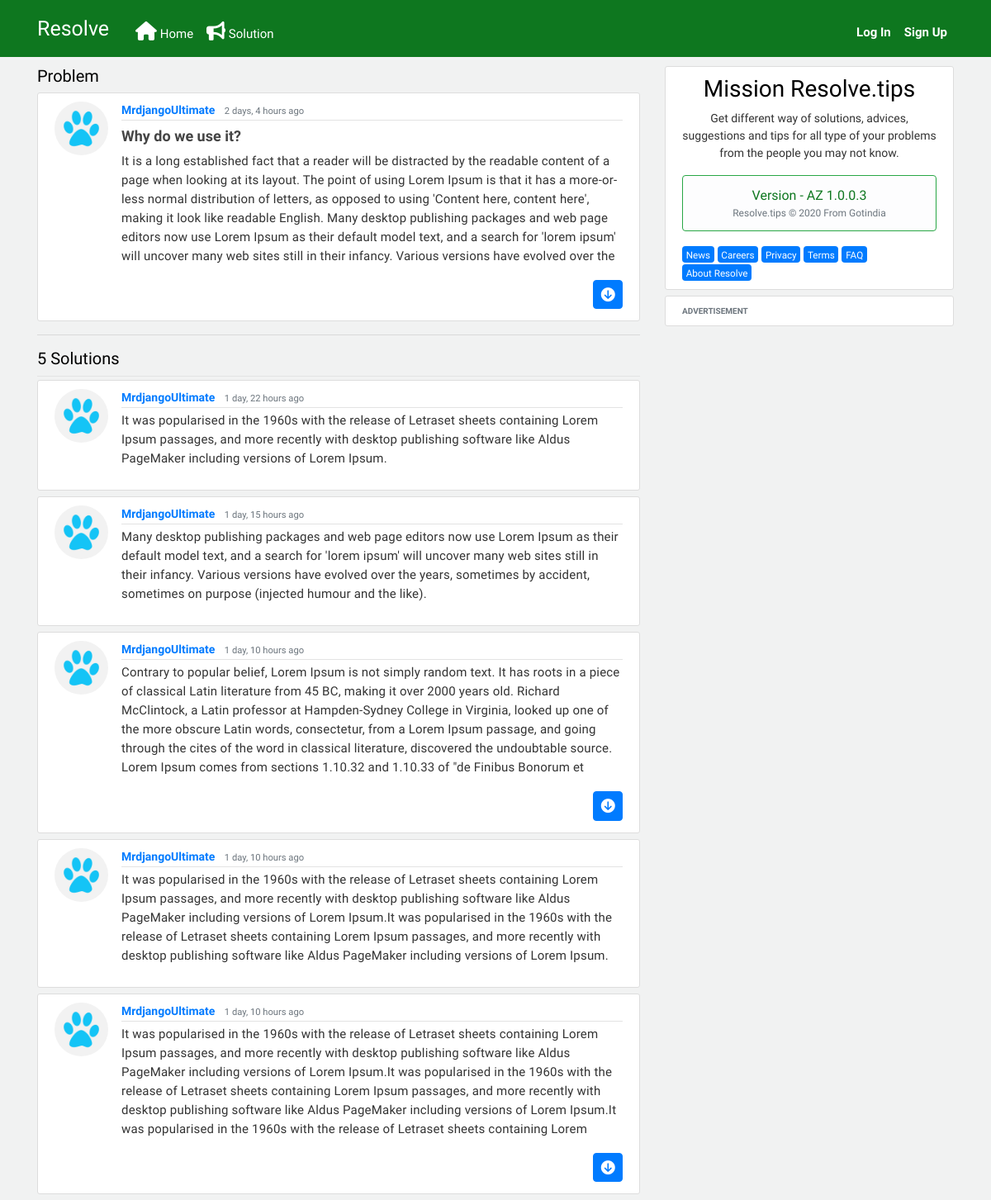
/post/1/, run on an earlier commit of the app's database.
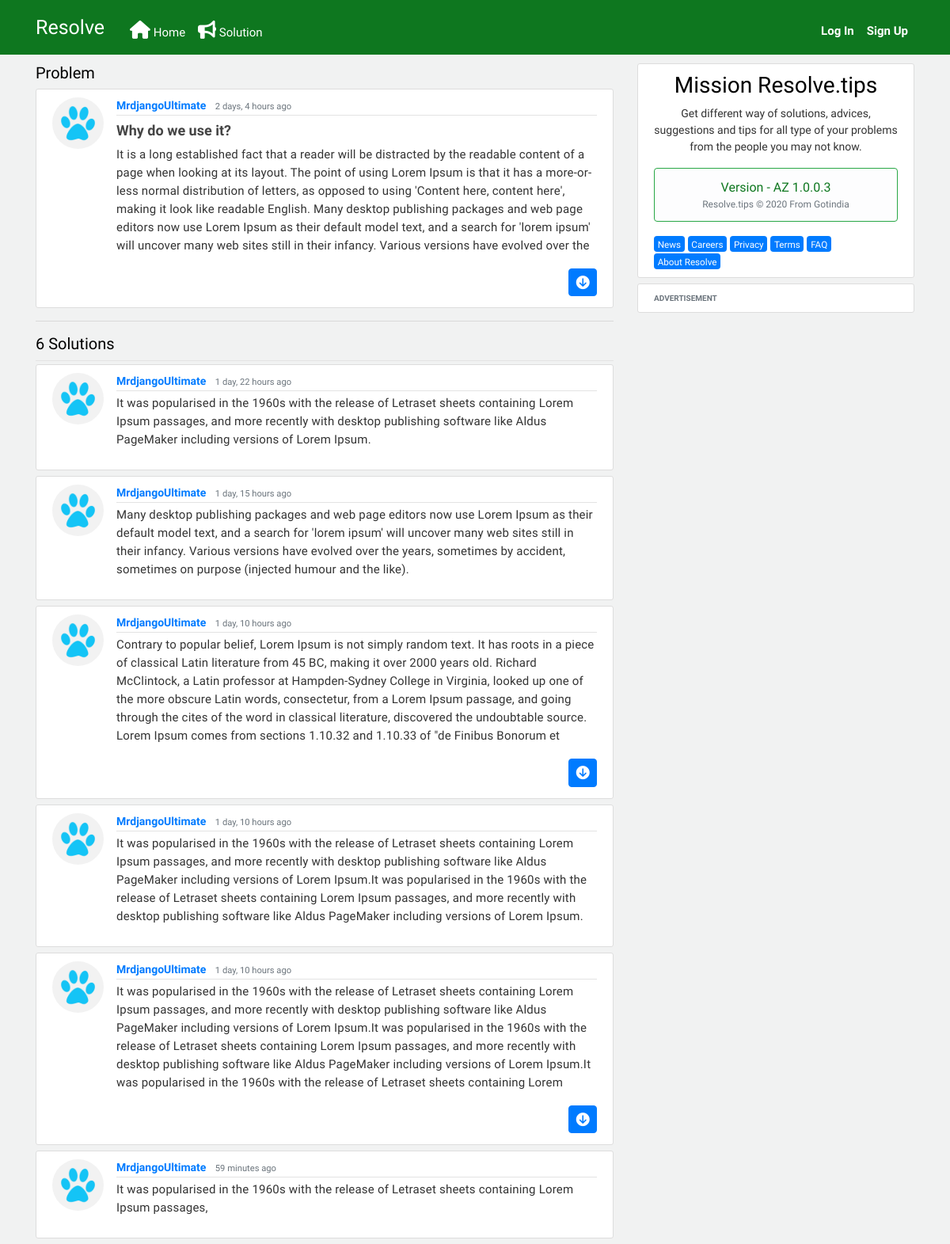
And on a later commit of the database.
### feeds/models.py (models this page shows, shortened)
class Post(models.Model):
    title = models.CharField(max_length=300)
    content = models.TextField()
    date_posted = models.DateTimeField(default=timezone.now)
    author = models.ForeignKey(User, on_delete=models.CASCADE)
    slug = models.SlugField(max_length=250, null=True, blank=True)

class Solution(models.Model):
    post = models.ForeignKey(Post, on_delete=models.CASCADE, related_name='solutions')
    author = models.ForeignKey(User, on_delete=models.CASCADE)
    solution = models.TextField()
    created_date = models.DateTimeField(default=timezone.now)

### users/models.py (models this page shows, shortened)
class Profile(models.Model):
    user = models.OneToOneField(User, on_delete=models.CASCADE)
    image = models.ImageField(default='default.jpg', upload_to='profile_pics')

### feeds/views.py (the view)
# urls.py: path('post/<int:pk>/', PostDetailView.as_view(), name='post-detail'),
class PostDetailView(DetailView):
    model = Post

### feeds/templates/feeds/post_detail.html (shortened to what this page needs)
{% extends "feeds/base.html" %}
{% block content %}
<div>
      <h5> Problem </h5>
</div>
<article class="media content-section">
    <img class="rounded-circle article-img" src="{{ object.author.profile.image.url }}">
    <div class="media-body">
      <div class="article-metadata">
        <a class="mr-2 linktext" href="{% url 'user-posts' object.author.username %}">{{ object.author }}</a>
        <small class="text-muted">{{ object.date_posted|timesince }} ago</small>
      </div>
      <h2 class="article-title articlemargin">{{ object.title }}</h2>
      <p class="article-content">{{ object.content|safe }}</p>
    </div>
  </article>
    <hr>
    <div class="article-metadata">
        <h5>{{ post.solutions.count }}{{ post.solutions|pluralize }} Solutions</h5>
    </div>
        {% for solution in post.solutions.all %}
          <article class="media content-section">
          <img class="rounded-circle article-img" src="{{ solution.author.profile.image.url }}">
            <div class="media-body">
              <div class="article-metadata">
                <a class="mr-2 linktext" href="{% url 'user-posts' solution.author.username %}">{{ solution.author }}</a>
                <small class="text-muted">{{ solution.created_date|timesince }} ago</small>
              </div>
                <p class="article-content">{{ solution.solution|safe }}</p>
            </div>
          </article>
        {% empty %}
      <article class="media content-section">
            <h6 class="nosolutions">No Solutions here yet :(</h6>
      </article>
      {% endfor %}
{% endblock content %}

### feeds/templates/feeds/base.html (shortened to what this page needs)
  {% load static %}
  {% load humanize %}
  <html lang="en" dir="ltr">
    <head>
     <link rel="stylesheet" href="https://stackpath.bootstrapcdn.com/bootstrap/4.5.0/css/bootstrap.min.css">
     <link rel="stylesheet" type="text/css" href="{% static 'feeds/main.css' %}">
     </head>
     <body>
        <header class="site-header">
         <nav class="navbar navbar-expand-md navbar-dark bg-steel fixed-top">
          <div class="container">
           <a class="navbar-brand mr-4" href="{% url 'feeds-home' %}"><span>Resolve</span></a>
             <div class="collapse navbar-collapse" id="navbarToggle">
             <div class="navbar-nav mr-auto">
               <a class="nav-item nav-link" href="{% url 'feeds-home' %}"><span style="font-size: 23px;"><i class="fas fa-home"></i></span> Home</a>
                               <a class="nav-item nav-link" href="{% url 'feeds-givesolution' %}"><span style="font-size: 23px;"><i class="fas fa-bullhorn"></i></span> Solution</a>
            </div>
               <div class="navbar-nav">
                 {% if user.is_authenticated %}
                    <a class="nav-item nav-link" href="{% url 'post-create' %}"><span style="font-size: 23px;"><i class="fas fa-pen-nib"></i></span> Problem</a>
                                              <a class="nav-item nav-link" href="{% url 'profile' %}"><span style="font-size: 23px;"><i class="fas fa-user-circle"></i></span> Profile</a>
                    <a class="nav-item nav-link" href="{% url 'logout' %}">Logout <span style="font-size: 23px;"><i class="fas fa-sign-out-alt"></i></span></a>
                 {% else %}
                    <span class="logstyle">  <a class="nav-item rlog nav-link" href="{% url 'login' %}">Log In</a></span>
                  <span class="logstyle">  <a class="nav-item rlog nav-link" href="{% url 'register' %}">Sign Up</a></span>
                 {% endif %}
               </div>
            </div>
          </div>
        </nav>
      </header>
<main role="main" class="container">
   <div class="row">
       <div class="col-md-8">
         {% block content %}{% endblock %}
       </div>
       <div class="col-md-4">
          <div class="content-section">
           <h3 class="resolve">Mission Resolve.tips</h3>
           <p class="mission resolve">Get different way of solutions, advices, suggestions and tips for all type of your problems from the people you may not know.
               <ul class="list-group">
               <li class="list-group-item list-group-item-light border-success version">Version - AZ 1.0.0.3 <br> <small class="text-muted rcopyrights">Resolve.tips © 2020 From Gotindia</small></li>
             </ul>
           </p>
           <a class="badge badge-primary" href="{% url 'feeds-roadmap' %}">News</a>
           <a class="badge badge-primary" href="{% url 'feeds-careers' %}">Careers</a>
           <a class="badge badge-primary" href="{% url 'feeds-privacy' %}">Privacy</a>
           <a class="badge badge-primary" href="{% url 'feeds-terms' %}">Terms</a>
           <a class="badge badge-primary" href="{% url 'feeds-faq' %}">FAQ</a>
           <a class="badge badge-primary" href="{% url 'feeds-about' %}">About Resolve</a>
         </div>
         <div class="content-section">
           <span class="text-muted adchoice">ADVERTISEMENT</span>
         </div>
       </div>
   </div>
</main>
    </body>
</html>

### feeds/static/feeds/main.css (style rules this page uses)
body { background: rgb(241, 242, 242); color: #333333; margin-top: 5rem; font-family: 'Hind Guntur', sans-serif; }
h1, h2, h3, h4, h5, h6 { color: #000; }
ul { margin: 0; }
.bg-steel { background-color: #0e771f; }
.mission { font-size: 14px; }
.site-header .navbar-nav .nav-link { color: #fff; font-size: 15px; padding-top: 18px; }
.rlog { font-size: 18px; font-weight: bold; }
.navbar-brand { font-family: 'Audiowide', cursive; font-size: 25px; }
.articlemargin { margin-top: 0.5rem; }
.linktext { font-weight: 555; }
.rcopyrights { font-size: 12px; text-align: center; }
.version { color: #0e771f; text-align: center; }
.resolve { text-align: center; }
.content-section { background: #ffffff; padding: 10px 20px; border: 1px solid #dddddd; border-radius: 3px; margin-bottom: 7px; }
.article-title { color: #444444; font-size:18px; font-weight: 600; }
.article-content { white-space: pre-line; font-size: 15px; line-height: 23px; letter-spacing: 0.2px; }
.article-img { height: 65px; width: 65px; margin-right: 16px; }
.article-metadata { padding-bottom: 1px; font-size: 14px;; margin-bottom: 4px; border-bottom: 1px solid #e3e3e3; }
.adchoice { font-size: 10px; font-weight: 600; }
.badge { font-weight: 400; font-size: 11.7px; padding-top: 6px; }

What changed in the data, as far as the page shows it:
computed for Post "Why do we use it?": solutions.count "5" → "6"
added Solution: author.profile.image (placeholder picture), author "MrdjangoUltimate", created_date "59 minutes", solution "It was popularised in the 1960s with the release of Letraset sheets containing Lorem Ipsum passages,"
